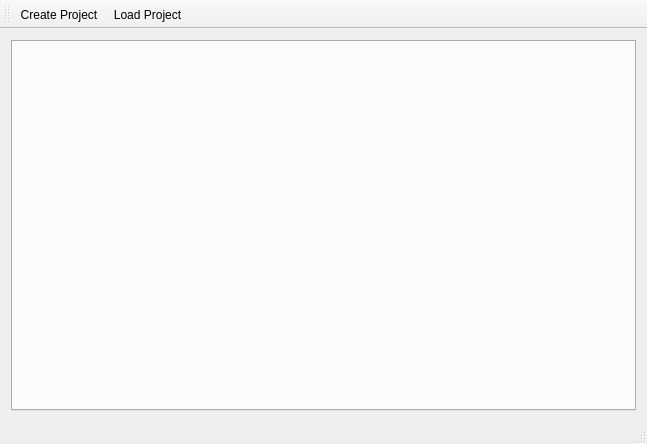
<?xml version="1.0" encoding="UTF-8"?>
<ui version="4.0">
 <class>MainWindow</class>
 <widget class="QMainWindow" name="MainWindow">
  <property name="geometry">
   <rect>
    <x>0</x>
    <y>0</y>
    <width>647</width>
    <height>444</height>
   </rect>
  </property>
  <property name="windowTitle">
   <string>MainWindow</string>
  </property>
  <property name="toolButtonStyle">
   <enum>Qt::ToolButtonTextOnly</enum>
  </property>
  <widget class="QWidget" name="centralWidget">
   <layout class="QVBoxLayout" name="verticalLayout">
    <item>
     <widget class="QTabWidget" name="tabWidget">
      <property name="currentIndex">
       <number>-1</number>
      </property>
      <property name="tabsClosable">
       <bool>true</bool>
      </property>
     </widget>
    </item>
   </layout>
  </widget>
  <widget class="QMenuBar" name="menuBar">
   <property name="geometry">
    <rect>
     <x>0</x>
     <y>0</y>
     <width>647</width>
     <height>22</height>
    </rect>
   </property>
   <property name="defaultUp">
    <bool>true</bool>
   </property>
  </widget>
  <widget class="QStatusBar" name="statusBar"/>
  <widget class="QToolBar" name="toolBar">
   <property name="windowTitle">
    <string>toolBar</string>
   </property>
   <attribute name="toolBarArea">
    <enum>TopToolBarArea</enum>
   </attribute>
   <attribute name="toolBarBreak">
    <bool>false</bool>
   </attribute>
   <addaction name="actionCreate_Project"/>
   <addaction name="actionLoad_Project"/>
  </widget>
  <action name="actionCreate_Project">
   <property name="text">
    <string>Create Project</string>
   </property>
  </action>
  <action name="actionLoad_Project">
   <property name="text">
    <string>Load Project</string>
   </property>
  </action>
 </widget>
 <layoutdefault spacing="6" margin="11"/>
 <resources/>
 <connections/>
</ui>
